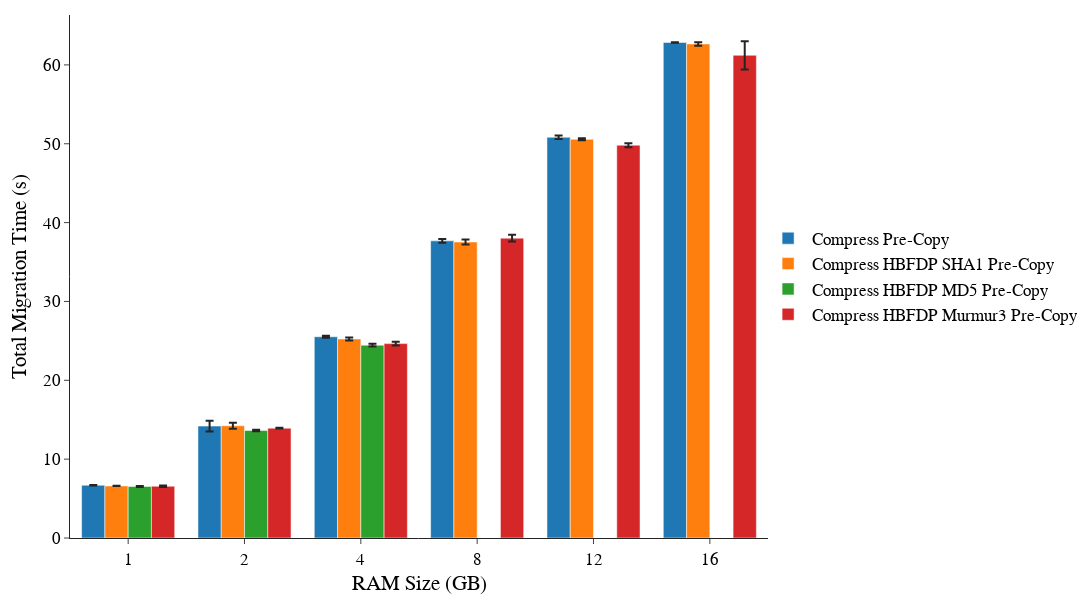

Source (notebook cell):
### Code cell
mig_time_plot("Total-Time", "Total Migration Time (s)", "Memcached",
              ['Compress', 'Compress_HBFDP_SHA1', 'Compress_HBFDP_MD5', 'Compress_HBFDP_Murmur3'], "C-CHS1-CHM5-CHM3")

### Figure 1 — Plotly figure (JSON) as saved in the notebook; plotly's stock layout.template omitted (floating-point values rounded to 4 significant figures)
{"data": [{"error_y": {"array": [0.02598, 0.6805, 0.1201, 0.2328, 0.2366, 0.04382], "type": "data"}, "name": " Compress Pre-Copy", "x": ["1", "2", "4", "8", "12", "16"], "y": [6.689, 14.19, 25.52, 37.68, 50.83, 62.84], "type": "bar"}, {"error_y": {"array": [0.013, 0.3738, 0.1813, 0.3291, 0.1278, 0.224], "type": "data"}, "name": " Compress HBFDP SHA1 Pre-Copy", "x": ["1", "2", "4", "8", "12", "16"], "y": [6.602, 14.23, 25.24, 37.54, 50.56, 62.66], "type": "bar"}, {"error_y": {"array": [0.05568, 0.08575, 0.1778, null, null, null], "type": "data"}, "name": " Compress HBFDP MD5 Pre-Copy", "x": ["1", "2", "4", "8", "12", "16"], "y": [6.539, 13.63, 24.46, null, null, null], "type": "bar"}, {"error_y": {"array": [0.1065, 0.05032, 0.2357, 0.44, 0.2565, 1.793], "type": "data"}, "name": " Compress HBFDP Murmur3 Pre-Copy", "x": ["1", "2", "4", "8", "12", "16"], "y": [6.564, 13.93, 24.65, 38.03, 49.82, 61.22], "type": "bar"}], "layout": {"barmode": "group", "xaxis": {"title": {"text": "RAM Size (GB)", "standoff": 8}}, "yaxis": {"title": {"text": "Total Migration Time (s)", "standoff": 10}}, "font": {"family": "Arial", "size": 17.2, "color": "black"}, "margin": {"t": 15, "r": 10, "l": 70, "b": 45, "autoexpand": true}, "legend": {"orientation": "v", "yanchor": "middle", "y": 0.5, "xanchor": "right", "x": 1.45}, "width": 1200, "height": 600}}
